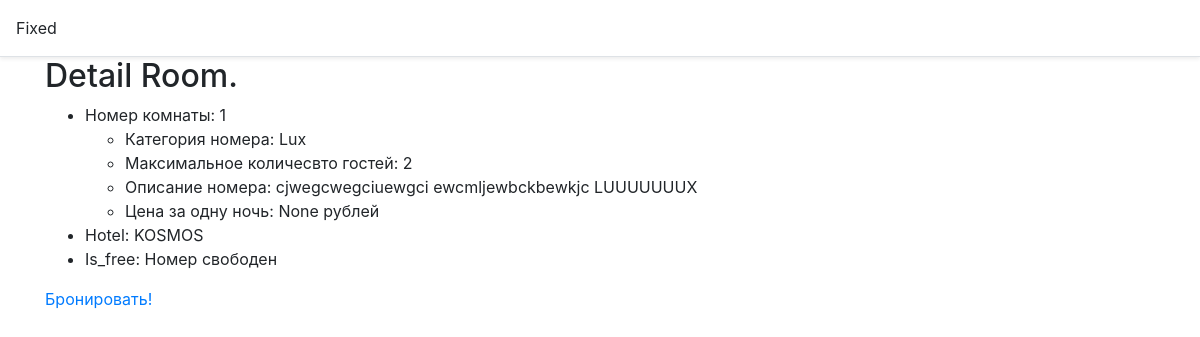
The page /hotel/room/1/ on the database as committed earlier.
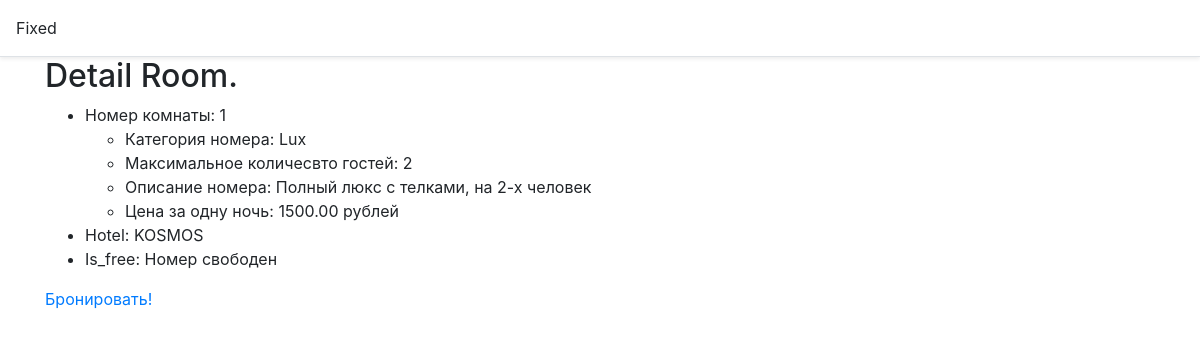
The same page on the database as committed later.
### hotel/models.py (models this page shows, shortened)
class Room(models.Model):
    number = models.IntegerField(
        verbose_name=_('Number of room'),
        default=0,
    )
    room_category = models.ForeignKey(
        to=RoomCategory,
        on_delete=models.CASCADE,
        related_name='rooms',
    )
    hotel = models.ForeignKey(
        to=Hotel,
        on_delete=models.CASCADE,
        related_name='rooms',
    )
    is_free = models.BooleanField(
        verbose_name=_('Check that room is free'),
        default=True
    )
    class Meta:
        verbose_name = _('Room')
        verbose_name_plural = _('Rooms')

class RoomCategory(models.Model):
    name = models.CharField(
        max_length=255,
        verbose_name=_('Name of category'),
    )
    max_guest = models.IntegerField(
        verbose_name=_('Max number of guests'),
        default=2
    )
    description = models.TextField(
        verbose_name=_('Description of Category'),
        max_length=255,
        blank=True,
        null=True,
    )
    price_for_night = models.DecimalField(
        max_digits=8,
        decimal_places=2,
        help_text='Цена за одну ночь',
        null=True,
    )
    class Meta:
        verbose_name = _('RoomCategory')
        verbose_name_plural = _('RoomCategories')

class Hotel(models.Model):
    name = models.CharField(
        max_length=255,
        verbose_name= _('Name of Hotel'),
    )
    slug = models.SlugField(max_length=255,null=True)
    address = models.CharField(
        max_length=255,
        blank=True,
        null=True,
        verbose_name=_('Location of Hotel'),
    )
    '''
    location = gis_models.PointField(
        verbose_name=_('Location'),
        null=True,
        blank=True,
        geography=True,
        help_text=_('Location of Hotel'),
    )
    '''
    zip_code = models.IntegerField(
        verbose_name=_('ZIP Code'),
        null=True,
        blank=True,
    )
    description = models.TextField(
        verbose_name=_('Description'),
        blank='',
        default=True,
    )
    class Meta:
        verbose_name = _('Hotel')
        verbose_name_plural = _('Hotels')

### hotel/views.py (the view)
# urls.py: path('room/<int:pk>/',DetailRoomView.as_view(), name='detail_room'),
class DetailRoomView(DetailView):
    model = Room
    template_name = 'detail_room.html'

### templates/detail_room.html (shortened to what this page needs)
{% extends 'base.html' %}
{% load static %}
{% block content %}
<h2>Detail Room.</h2>
<ul>
    <li>Номер комнаты: {{ room.number }}</li>
    <ul>
        <li>Категория номера: {{ room.room_category.name }}</li>
        <li>Максимальное количесвто гостей: {{ room.room_category.max_guest }}</li>
        <li>Описание номера: {{room.room_category.description}}</li>
        <li>Цена за одну ночь: {{ room.room_category.price_for_night }} рублей</li>
    </ul>
    <li>Hotel: {{ room.hotel.name }}</li>
    {% if room.is_free %}
        <li>Is_free: Номер свободен</li>
    {% else %}
        <li>Is_free: Номер занят</li>
    {% endif %}
</ul>
<a href="{% url 'create_reservation' %}">Бронировать!</a>
{% endblock %}

### templates/base.html (shortened to what this page needs)
{% load static %}
<!DOCTYPE html>
<html>
<head>
<link rel="stylesheet" href="https://stackpath.bootstrapcdn.com/bootstrap/4.3.1/css/bootstrap.min.css" integrity="sha384-ggOyR0iXCbMQv3Xipma34MD+dH/\
1fQ784/j6cY/iJTQUOhcWr7x9JvoRxT2MZw1T">
<link rel="stylesheet" href="{% static 'css/base.css' %}">
</head>
<body>
<header>
    <div class="d-flex flex-column flex-md-row align-items-center p-3 px-md-4mb-3 bg-white border-bottom shadow-sm">Fixed</div>
</header>
<div class="container">
{% block content %}
{% endblock content %}
</div>
</body>
</html>

Rows that differ between the two databases and show on the page:
changed through a linked row, Room "Lux": room_category.description "cjwegcwegciuewgci ewcmljewbckbewkjc LUUUUUUUX" → "Полный люкс с телками, на 2-х человек"; room_category.price_for_night "None" → "1500.00"
